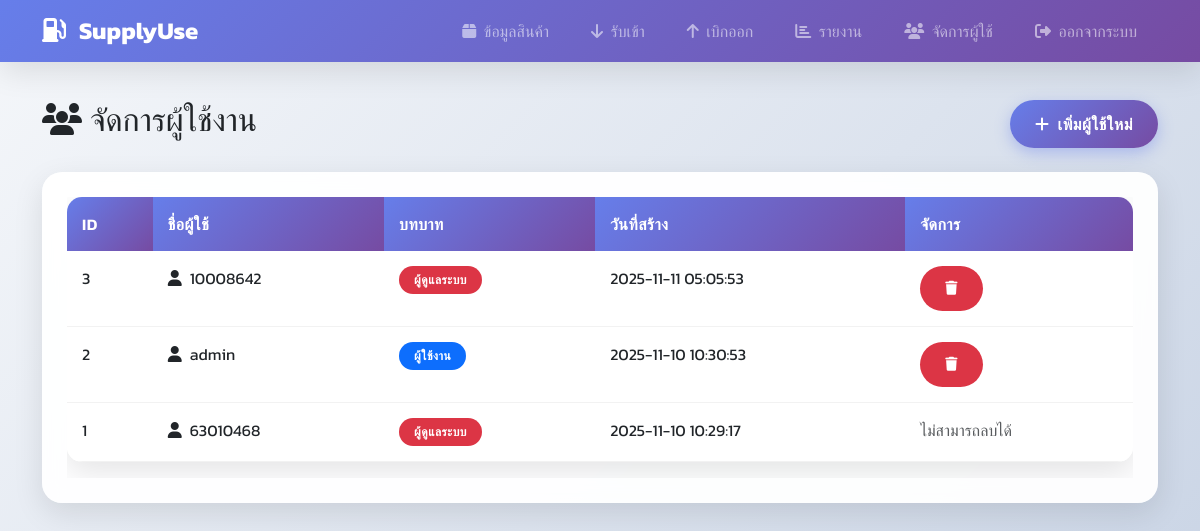
The app's page /users (signed in) with its own data.
### tables this page shows
CREATE TABLE users (
            id INTEGER PRIMARY KEY AUTOINCREMENT,
            username TEXT UNIQUE NOT NULL,
            password TEXT NOT NULL,
            role TEXT DEFAULT 'user',
            created_at TIMESTAMP DEFAULT CURRENT_TIMESTAMP
        );

### app.py (the view)
@app.route('/users')
@login_required
def users():
    conn = sqlite3.connect('supply_inventory.db')
    c = conn.cursor()
    c.execute('SELECT * FROM users ORDER BY created_at DESC')
    users = c.fetchall()
    conn.close()
    return render_template('users.html', users=users)

### app.py (called while the page is built)
def login_required(f):
    @wraps(f)
    def decorated_function(*args, **kwargs):
        if 'logged_in' not in session:
            return redirect(url_for('login'))
        return f(*args, **kwargs)
    return decorated_function

### templates/users.html
{% extends "base.html" %}
{% block content %}
<div class="d-flex justify-content-between align-items-center mb-4">
    <h2><i class="fas fa-users me-2"></i>จัดการผู้ใช้งาน</h2>
    <a href="{{ url_for('add_user') }}" class="btn btn-primary">
        <i class="fas fa-plus me-2"></i>เพิ่มผู้ใช้ใหม่
    </a>
</div>
<div class="card">
    <div class="card-body">
        <div class="table-responsive">
            <table class="table table-hover">
                <thead>
                    <tr>
                        <th>ID</th>
                        <th>ชื่อผู้ใช้</th>
                        <th>บทบาท</th>
                        <th>วันที่สร้าง</th>
                        <th>จัดการ</th>
                    </tr>
                </thead>
                <tbody>
                    {% for user in users %}
                    <tr>
                        <td>{{ user[0] }}</td>
                        <td>
                            <i class="fas fa-user me-2"></i>{{ user[1] }}
                        </td>
                        <td>
                            {% if user[3] == 'admin' %}
                                <span class="badge bg-danger">ผู้ดูแลระบบ</span>
                            {% else %}
                                <span class="badge bg-primary">ผู้ใช้งาน</span>
                            {% endif %}
                        </td>
                        <td>{{ user[4][:19] if user[4] else '-' }}</td>
                        <td>
                            {% if user[1] != '63010468' %}
                            <form method="POST" action="{{ url_for('delete_user', user_id=user[0]) }}" class="d-inline"
                                  onsubmit="return confirm('คุณแน่ใจหรือไม่ที่จะลบผู้ใช้นี้?')">
                                <button type="submit" class="btn btn-danger btn-sm">
                                    <i class="fas fa-trash"></i>
                                </button>
                            </form>
                            {% else %}
                            <span class="text-muted">ไม่สามารถลบได้</span>
                            {% endif %}
                        </td>
                    </tr>
                    {% else %}
                    <tr>
                        <td colspan="5" class="text-center text-muted">ไม่มีข้อมูลผู้ใช้</td>
                    </tr>
                    {% endfor %}
                </tbody>
            </table>
        </div>
    </div>
</div>
{% endblock %}

### static/css/style.css (style rules this page uses)
:root { --primary-gradient: linear-gradient(135deg, #667eea 0%, #764ba2 100%); --success-gradient: linear-gradient(135deg, #11998e 0%, #38ef7d 100%); --warning-gradient: linear-gradient(135deg, #f093fb 0%, #f5576c 100%); --info-gradient: linear-gradient(135deg, #4facfe 0%, #00f2fe 100%); --dark-gradient: linear-gradient(135deg, #2c3e50 0%, #34495e 100%); --shadow: 0 10px 30px rgba(0,0,0,0.1); --shadow-hover: 0 15px 40px rgba(0,0,0,0.15); }
body { background: linear-gradient(135deg, #f5f7fa 0%, #c3cfe2 100%); font-family: 'Kanit', 'Segoe UI', Tahoma, Geneva, Verdana, sans-serif; min-height: 100vh; padding-top: 0; }
.card { border: none; border-radius: 20px; box-shadow: var(--shadow); transition: all 0.3s ease; overflow: hidden; background: rgba(255,255,255,0.95); backdrop-filter: blur(10px); }
.card-body { padding: 25px; }
.btn { border-radius: 25px; font-weight: 600; padding: 12px 25px; transition: all 0.3s ease; border: none; text-transform: uppercase; letter-spacing: 0.5px; position: relative; overflow: hidden; }
.btn::before { content: ''; position: absolute; top: 0; left: -100%; width: 100%; height: 100%; background: linear-gradient(90deg, transparent, rgba(255,255,255,0.3), transparent); transition: left 0.5s; }
.btn-primary { background: var(--primary-gradient); box-shadow: 0 5px 15px rgba(102, 126, 234, 0.4); }
.table { border-radius: 15px; overflow: hidden; box-shadow: var(--shadow); background: white; }
.table thead th { background: var(--primary-gradient); color: white; border: none; font-weight: 600; text-transform: uppercase; letter-spacing: 0.5px; padding: 15px; }
.table tbody tr { transition: all 0.3s ease; }
.table td { padding: 15px; border: none; border-bottom: 1px solid rgba(0,0,0,0.05); }
.badge { border-radius: 20px; padding: 8px 15px; font-weight: 600; text-transform: uppercase; letter-spacing: 0.5px; }
.card, .alert, .table { animation: fadeInUp 0.6s ease-out; }

### records on screen
users: id "3", username "10008642", role "ผู้ดูแลระบบ", created_at "2025-11-11 05:05:53"
users: id "2", username "admin", role "ผู้ใช้งาน", created_at "2025-11-10 10:30:53"
users: id "1", username "63010468", role "ผู้ดูแลระบบ", created_at "2025-11-10 10:29:17", shows "ไม่สามารถลบได้"
